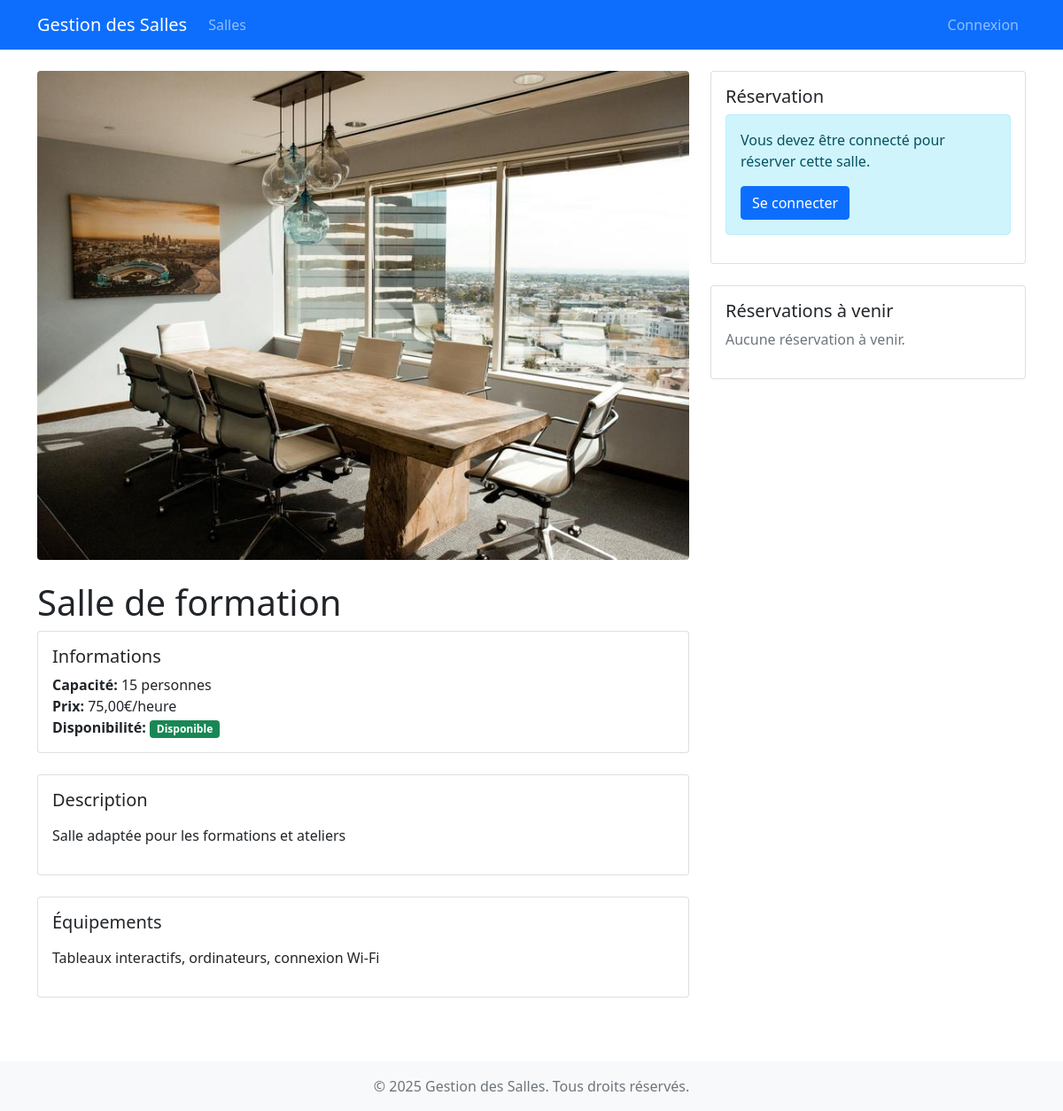
The page /salle/4/ on the database its author committed.
### reservations/models.py (models this page shows, shortened)
class Salle(models.Model):
    nom = models.CharField(max_length=100, unique=True)
    capacite = models.IntegerField()
    description = models.TextField(blank=True)
    equipements = models.TextField(blank=True)
    disponible = models.BooleanField(default=True)
    image = models.ImageField(upload_to='salles/', blank=True, null=True)
    prix_par_heure = models.DecimalField(max_digits=10, decimal_places=2, default=0.00)
    class Meta:
        verbose_name = "Salle"
        verbose_name_plural = "Salles"

### reservations/views.py (the view)
# urls.py: path('salle/<int:salle_id>/', views.detail_salle, name='detail_salle'),
def detail_salle(request, salle_id):
    salle = get_object_or_404(Salle, id=salle_id)
    reservations = Reservation.objects.filter(salle=salle, date__gte=date.today())
    return render(request, 'reservations/detail_salle.html', {
        'salle': salle,
        'reservations': reservations
    })

### reservations/templates/reservations/detail_salle.html (shortened to what this page needs)
{% extends 'base.html' %}
{% block content %}
<div class="row">
    <div class="col-md-8">
        {% if salle.image %}
        <img src="{{ salle.image.url }}" class="img-fluid rounded mb-4" alt="{{ salle.nom }}">
        {% endif %}
        <h1>{{ salle.nom }}</h1>
        <div class="card mb-4">
            <div class="card-body">
                <h5 class="card-title">Informations</h5>
                <p class="card-text">
                    <strong>Capacité:</strong> {{ salle.capacite }} personnes<br>
                    <strong>Prix:</strong> {{ salle.prix_par_heure }}€/heure<br>
                    <strong>Disponibilité:</strong>
                    {% if salle.disponible %}
                    <span class="badge bg-success">Disponible</span>
                    {% else %}
                    <span class="badge bg-danger">Non disponible</span>
                    {% endif %}
                </p>
            </div>
        </div>
        {% if salle.description %}
        <div class="card mb-4">
            <div class="card-body">
                <h5 class="card-title">Description</h5>
                <p class="card-text">{{ salle.description|linebreaks }}</p>
            </div>
        </div>
        {% endif %}
        {% if salle.equipements %}
        <div class="card mb-4">
            <div class="card-body">
                <h5 class="card-title">Équipements</h5>
                <p class="card-text">{{ salle.equipements|linebreaks }}</p>
            </div>
        </div>
        {% endif %}
    </div>
    <div class="col-md-4">
        <div class="card">
            <div class="card-body">
                <h5 class="card-title">Réservation</h5>
                {% if salle.disponible %}
                    {% if user.is_authenticated %}
                    <a href="{% url 'reservations:reserver_salle' salle.id %}" class="btn btn-primary btn-lg w-100">Réserver cette salle</a>
                    {% else %}
                    <div class="alert alert-info">
                        <p>Vous devez être connecté pour réserver cette salle.</p>
                        <a href="{% url 'login' %}" class="btn btn-primary">Se connecter</a>
                    </div>
                    {% endif %}
                {% else %}
                <div class="alert alert-warning">
                    Cette salle n'est pas disponible pour le moment.
                </div>
                {% endif %}
            </div>
        </div>
        <div class="card mt-4">
            <div class="card-body">
                <h5 class="card-title">Réservations à venir</h5>
                {% if reservations %}
                <ul class="list-group list-group-flush">
                    {% for reservation in reservations %}
                    <li class="list-group-item">
                        <strong>{{ reservation.date|date:"d/m/Y" }}</strong><br>
                        {{ reservation.heure_debut|time:"H:i" }} - {{ reservation.heure_fin|time:"H:i" }}
                    </li>
                    {% endfor %}
                </ul>
                {% else %}
                <p class="text-muted">Aucune réservation à venir.</p>
                {% endif %}
            </div>
        </div>
    </div>
</div>
{% endblock %}

### rows shown on the page
Salle: image (picture), nom "Salle de formation", capacite "15", prix_par_heure "75,00", description "Salle adaptée pour les formations et ateliers", equipements "Tableaux interactifs, ordinateurs, connexion Wi-Fi"
